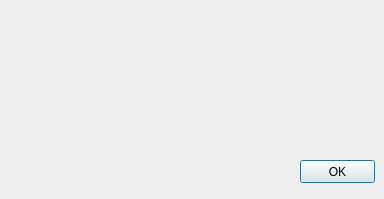
<?xml version="1.0" encoding="UTF-8"?>
<ui version="4.0">
 <class>About</class>
 <widget class="QDialog" name="About">
  <property name="geometry">
   <rect>
    <x>0</x>
    <y>0</y>
    <width>384</width>
    <height>199</height>
   </rect>
  </property>
  <property name="windowTitle">
   <string>Dialog</string>
  </property>
  <widget class="QPushButton" name="about_ok_button">
   <property name="geometry">
    <rect>
     <x>300</x>
     <y>160</y>
     <width>75</width>
     <height>23</height>
    </rect>
   </property>
   <property name="text">
    <string>OK</string>
   </property>
  </widget>
 </widget>
 <resources/>
 <connections/>
</ui>
